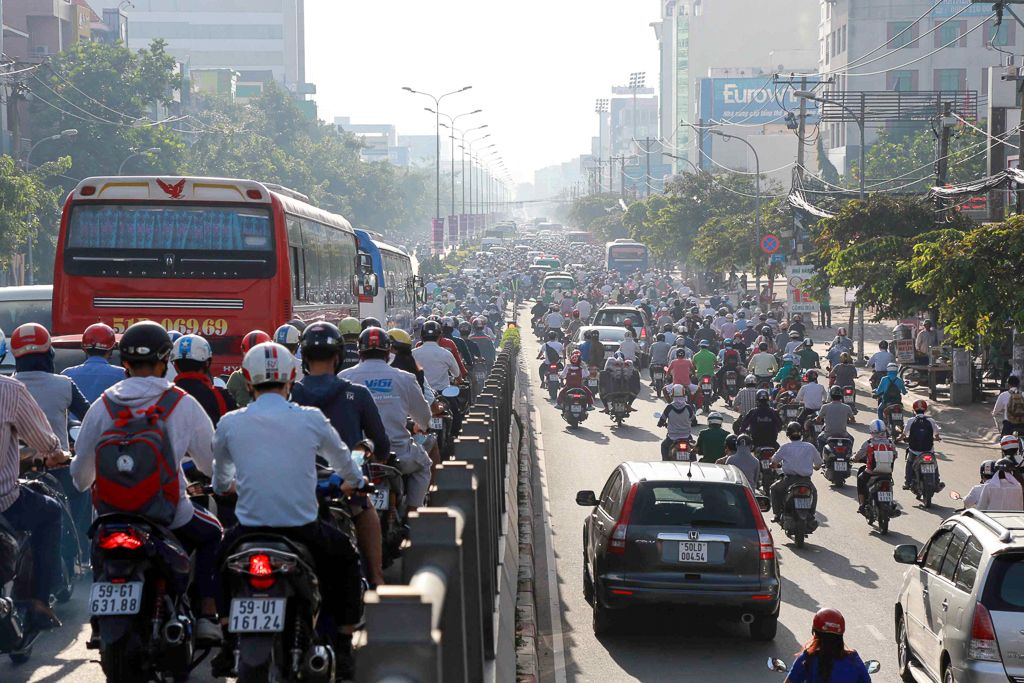
#> input picture data/imgs/1.jpg, 1024 x 683 px; its folder holds only this picture in this run
$ python -i traffic_light_cv.py   (imports and definitions only)
#> lines starting #> are read from the running program, lines starting #| are printed output that depends on the picture; after the words box and inside, x2 and y2 are one past the last pixel; in counts of white or black regions, pixels touching at a corner belong together
#> further down, picture is the input picture: shape (683, 1024, 3); mean B, G, R 121.4, 117.7, 118.1
"""Phát hiện đèn giao thông chỉ bằng xử lý ảnh OpenCV.

Module này cố ý không chứa model học hay weights nào. Nên cung cấp ROI
của đèn giao thông: giúp tránh việc đèn pha xe, biển hiệu, phản chiếu ở
nơi khác trong ảnh bị hiểu nhầm thành tín hiệu đèn.
"""

from __future__ import annotations

from dataclasses import dataclass
from typing import Optional

import cv2
import numpy as np

from edge_node.core.contracts import Frame, LightObservation, LightState


@dataclass(frozen=True)
class TrafficLightCvConfig:
    """Thresholds for HSV-based signal detection."""

    min_saturation: int = 90
    min_value: int = 120
    min_coverage: float = 0.0005
    search_top_fraction: float = 0.65


class OpenCVTrafficLightClassifier:
    """Classify an illuminated red, yellow, or green lamp using HSV masks.

    ``roi`` uses ``(x, y, width, height)`` pixel coordinates.  When omitted,
    the first sufficiently bright coloured blob in the upper part of the frame
    is used as a best-effort ROI and then retained for subsequent frames.
    """

    _RANGES = {
        LightState.RED: ((0, 170), (170, 180)),
        LightState.YELLOW: ((15, 40),),
        LightState.GREEN: ((40, 95),),
    }

    def __init__(
        self,
        roi: Optional[tuple[int, int, int, int]] = None,
        config: TrafficLightCvConfig = TrafficLightCvConfig(),
    ) -> None:
        self._roi = roi
        self._config = config

    @property
    def roi(self) -> Optional[tuple[int, int, int, int]]:
        return self._roi

    # [38 lines left out: functions classify, classify_region, not called in this run]

    def _mask(self, hsv: np.ndarray, ranges: tuple[tuple[int, int], ...]) -> np.ndarray:
        mask = np.zeros(hsv.shape[:2], dtype=np.uint8)
        for low_h, high_h in ranges:
            mask |= cv2.inRange(
                hsv,
                np.array((low_h, self._config.min_saturation, self._config.min_value), dtype=np.uint8),
                np.array((high_h, 255, 255), dtype=np.uint8),
            )
        return cv2.morphologyEx(mask, cv2.MORPH_OPEN, np.ones((3, 3), np.uint8))

    # [5 lines left out: function _evidence, not called in this run]

    @staticmethod
    def _valid_roi(frame: np.ndarray, roi: Optional[tuple[int, int, int, int]]) -> Optional[tuple[int, int, int, int]]:
        if roi is None:
            return None
        x, y, width, height = roi
        x = max(0, int(x))
        y = max(0, int(y))
        width = min(int(width), frame.shape[1] - x)
        height = min(int(height), frame.shape[0] - y)
        return (x, y, width, height) if width > 0 and height > 0 else None

    def locate_roi(self, frame: np.ndarray) -> Optional[tuple[int, int, int, int]]:
        """Find one likely lit lamp in the upper scene, then pad its bounding box."""
        search_height = max(1, int(frame.shape[0] * self._config.search_top_fraction))
#> search_height = 443
        region = frame[:search_height]
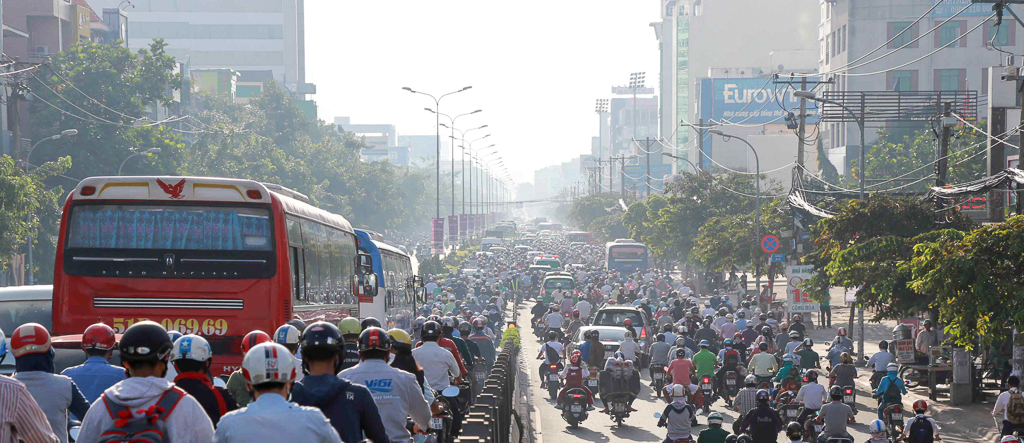
#> region: shape (443, 1024, 3); mean B, G, R 142.4, 138.4, 137.4
        hsv = cv2.cvtColor(region, cv2.COLOR_BGR2HSV)
#> hsv: shape (443, 1024, 3); mean H, S, V 80.9, 38.6, 149.1
        combined = np.zeros(hsv.shape[:2], dtype=np.uint8)
        for ranges in self._RANGES.values():
            combined |= self._mask(hsv, ranges)
#> this loop made 3 passes
#> pass 1, in locate_roi, `combined |= self._mask(hsv, ranges)`:
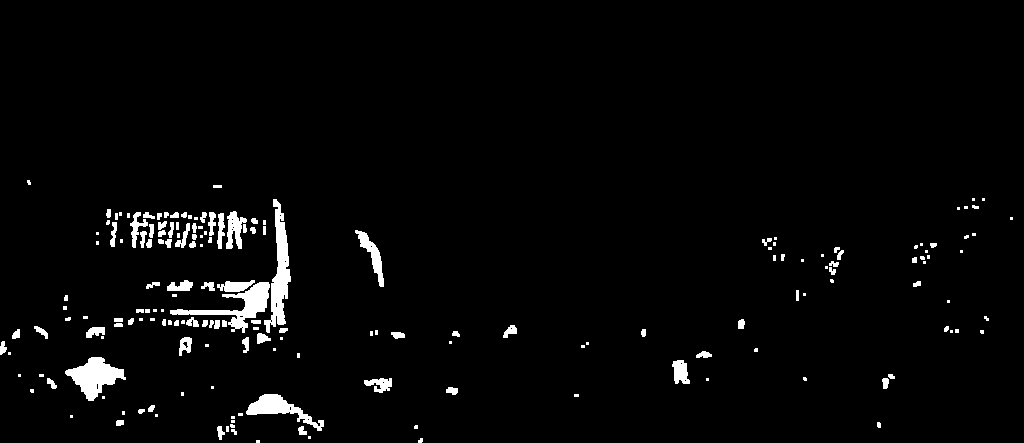
#> combined: shape (443, 1024); 2.8% white; 181 white regions (85 under 20 px)
        contours, _ = cv2.findContours(combined, cv2.RETR_EXTERNAL, cv2.CHAIN_APPROX_SIMPLE)
#> contours = 181 contours, 113 with area under 20; largest, box (x1, y1, x2, y2) and area: (264, 199, 291, 333) 1352, (65, 357, 126, 401) 1244, (170, 282, 270, 333) 1188, (246, 394, 324, 431) 852, (355, 230, 384, 287) 440
        min_area = max(4.0, frame.shape[0] * frame.shape[1] * 0.000002)
#> min_area = 4
        candidates = [cv2.boundingRect(contour) for contour in contours if cv2.contourArea(contour) >= min_area]
#> candidates = 181 items, first 6: (256, 440, 4, 3), (418, 438, 5, 5), (308, 436, 3, 3), (231, 429, 6, 6), (298, 426, 9, 9), (226, 426, 3, 6)
        if not candidates:
            return None
        x, y, width, height = min(candidates, key=lambda box: box[1])
#> x = 27; y = 180; width = 4; height = 5
        pad = max(8, int(max(width, height) * 2.5))
#> pad = 12
        return self._valid_roi(frame, (x - pad, y - pad, width + 2 * pad, height + 2 * pad))

>>> import cv2
>>> picture = cv2.imread('../../data/imgs/1.jpg')
>>> result = OpenCVTrafficLightClassifier().locate_roi(picture)
#> result = (15, 168, 28, 29)

$ run again, on data/imgs/101.jpg
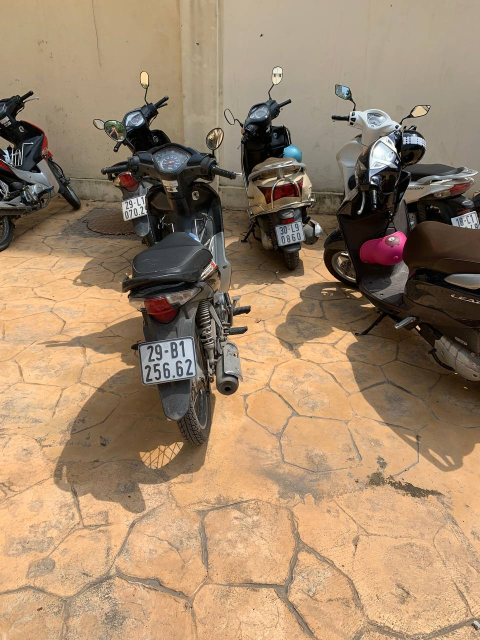
#> input picture data/imgs/101.jpg, 960 x 1280 px (shown at 1/2 size)
#> picture is the input picture: shape (1280, 960, 3); mean B, G, R 106.5, 133.7, 159.3
#> in locate_roi, `region = frame[:search_height]`:
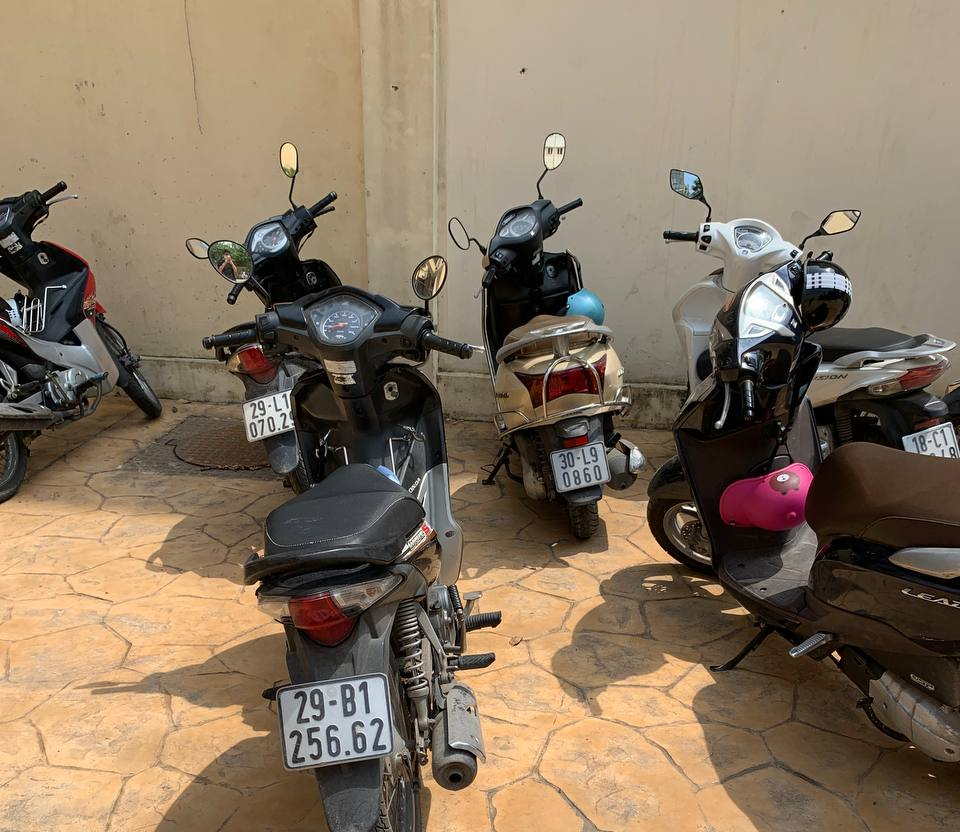
#> region: shape (832, 960, 3); mean B, G, R 96.3, 116.8, 134.4
#> hsv: shape (832, 960, 3); mean H, S, V 27.1, 84.2, 135.6
#> the loop in locate_roi, `for ranges in self._RANGES.values():` made 3 passes
#> pass 1, in locate_roi, `combined |= self._mask(hsv, ranges)`:
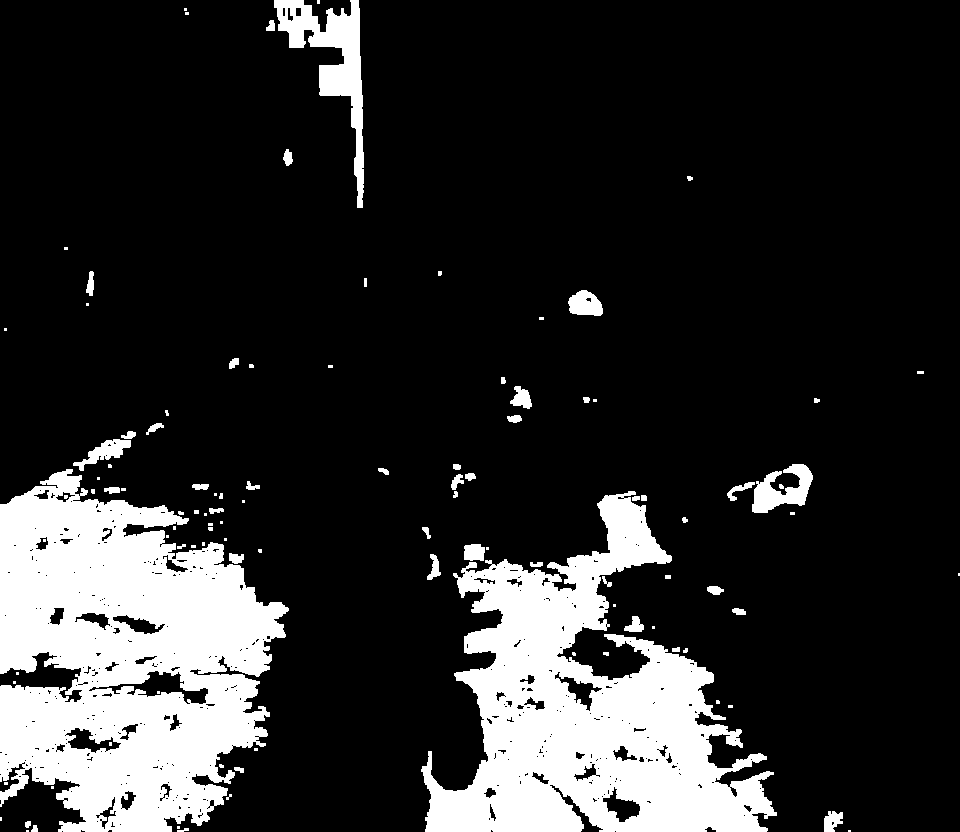
#> combined: shape (832, 960); 17.4% white; 107 white regions (51 under 20 px)
#> contours = 103 contours, 62 with area under 20; largest, box (x1, y1, x2, y2) and area: (0, 469, 289, 832) 71906, (421, 491, 777, 832) 58752, (274, 0, 364, 208) 5152, (752, 464, 813, 513) 1460, (568, 290, 603, 316) 636
#> candidates = 99 items, first 6: (177, 828, 12, 4), (177, 826, 3, 3), (31, 825, 7, 7), (25, 821, 6, 7), (824, 811, 19, 21), (226, 794, 6, 6)
#> in locate_roi, `x, y, width, height = min(candidates, key=lambda box: box[1])`: x = 317; y = 0; width = 3; height = 4
#> pad = 10
#> result = (307, 0, 23, 24)

$ run again, on data/imgs/117.jpg
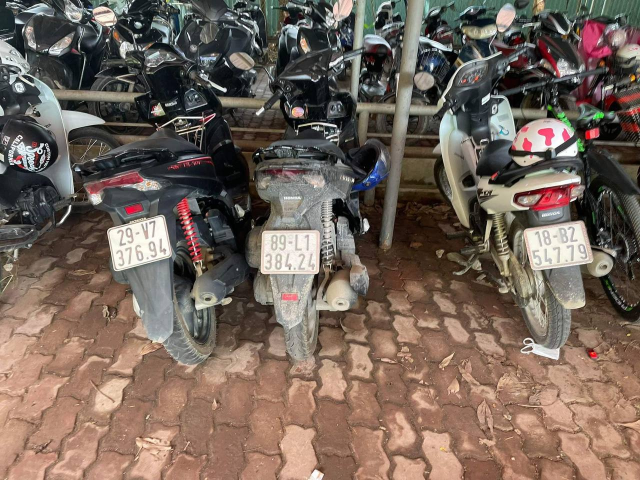
#> input picture data/imgs/117.jpg, 1280 x 960 px (shown at 1/2 size)
#> picture is the input picture: shape (960, 1280, 3); mean B, G, R 90.8, 101.3, 116.7
#> in locate_roi, `region = frame[:search_height]`:
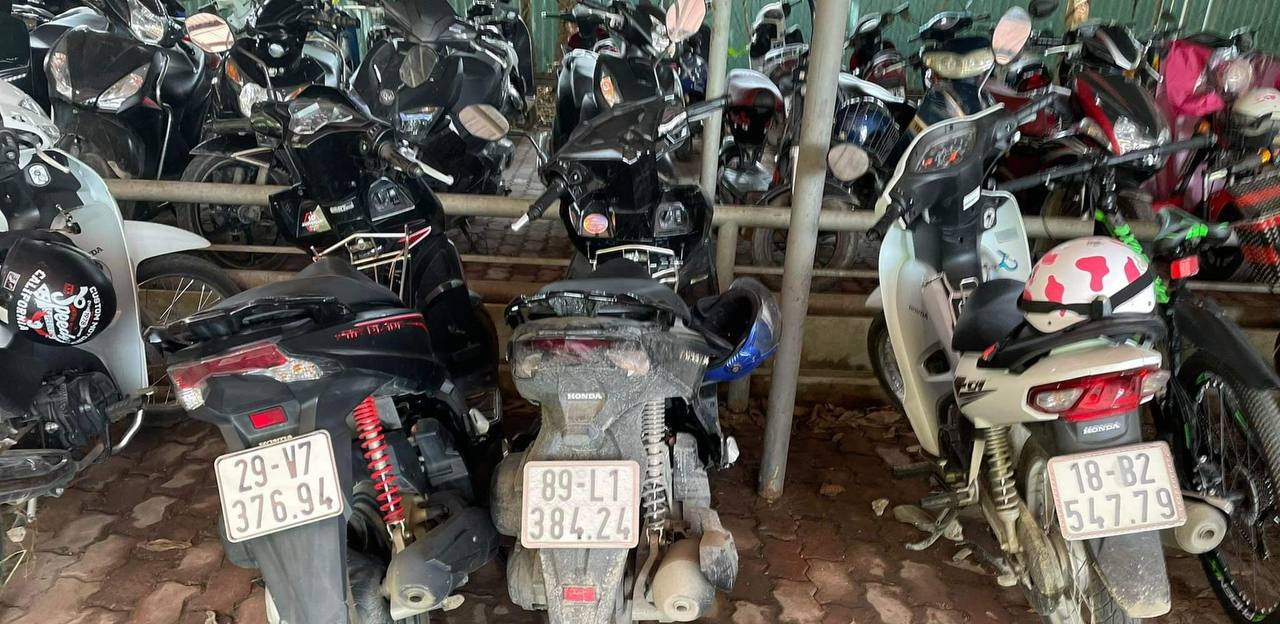
#> region: shape (624, 1280, 3); mean B, G, R 81.9, 87, 91.5
#> hsv: shape (624, 1280, 3); mean H, S, V 57.4, 64.4, 96.2
#> the loop in locate_roi, `for ranges in self._RANGES.values():` made 3 passes
#> pass 1, in locate_roi, `combined |= self._mask(hsv, ranges)`:
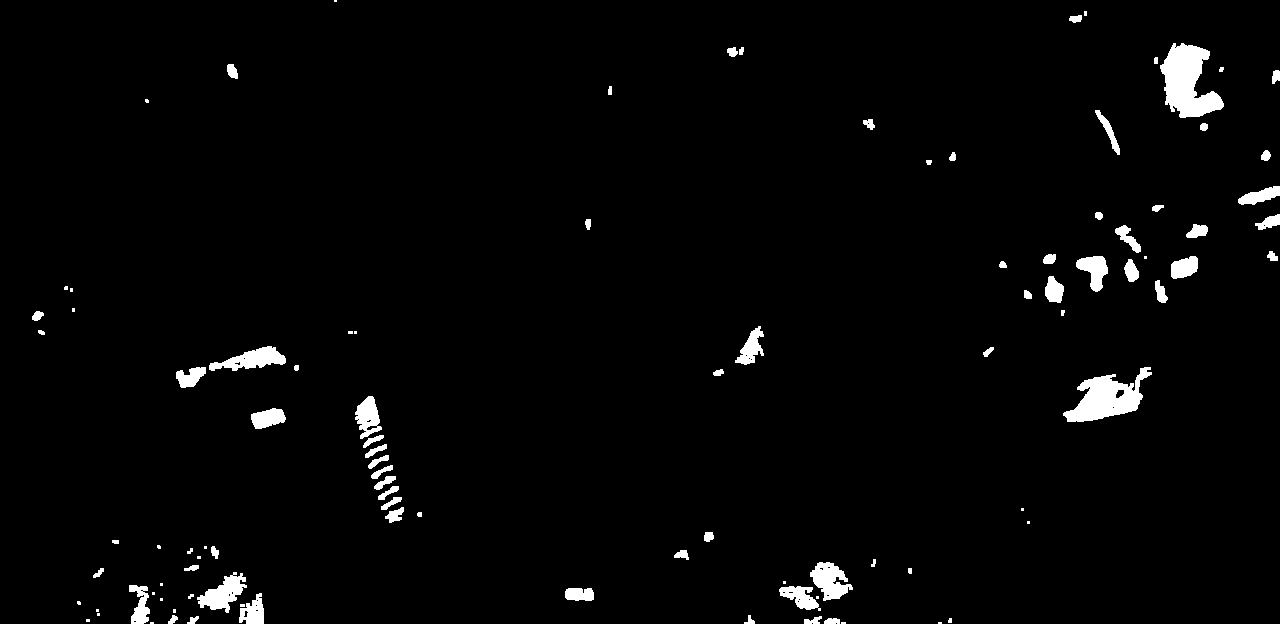
#> combined: shape (624, 1280); 2.4% white; 102 white regions (29 under 20 px)
#> contours = 102 contours, 41 with area under 20; largest, box (x1, y1, x2, y2) and area: (1160, 43, 1224, 118) 2690, (1063, 367, 1152, 422) 2303, (209, 346, 286, 371) 902, (810, 562, 853, 601) 890, (197, 572, 247, 613) 882
#> candidates = 99 items, first 6: (841, 622, 5, 2), (86, 619, 4, 3), (948, 618, 4, 5), (824, 618, 16, 6), (804, 616, 18, 8), (187, 616, 12, 8)
#> in locate_roi, `x, y, width, height = min(candidates, key=lambda box: box[1])`: x = 1084; y = 11; width = 3; height = 5
#> pad = 12
#> result = (1072, 0, 27, 29)
